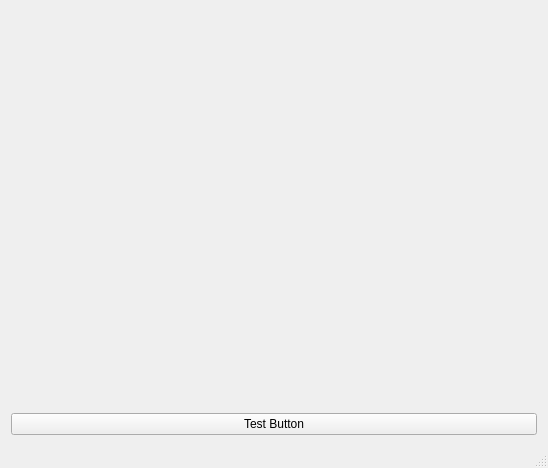
<?xml version="1.0" encoding="UTF-8"?>
<ui version="4.0">
 <class>MainWindow</class>
 <widget class="QMainWindow" name="MainWindow">
  <property name="geometry">
   <rect>
    <x>0</x>
    <y>0</y>
    <width>548</width>
    <height>468</height>
   </rect>
  </property>
  <property name="windowTitle">
   <string>QCustomPlot plot examples</string>
  </property>
  <widget class="QWidget" name="centralWidget">
   <layout class="QVBoxLayout" name="verticalLayout">
    <item>
     <widget class="QCustomPlot" name="customPlot" native="true"/>
    </item>
    <item>
     <widget class="QPushButton" name="testButton">
      <property name="text">
       <string>Test Button</string>
      </property>
     </widget>
    </item>
   </layout>
  </widget>
  <widget class="QStatusBar" name="statusBar"/>
 </widget>
 <layoutdefault spacing="6" margin="11"/>
 <customwidgets>
  <customwidget>
   <class>QCustomPlot</class>
   <extends>QWidget</extends>
   <header>../../qcustomplot.h</header>
   <container>1</container>
  </customwidget>
 </customwidgets>
 <resources/>
 <connections/>
</ui>
